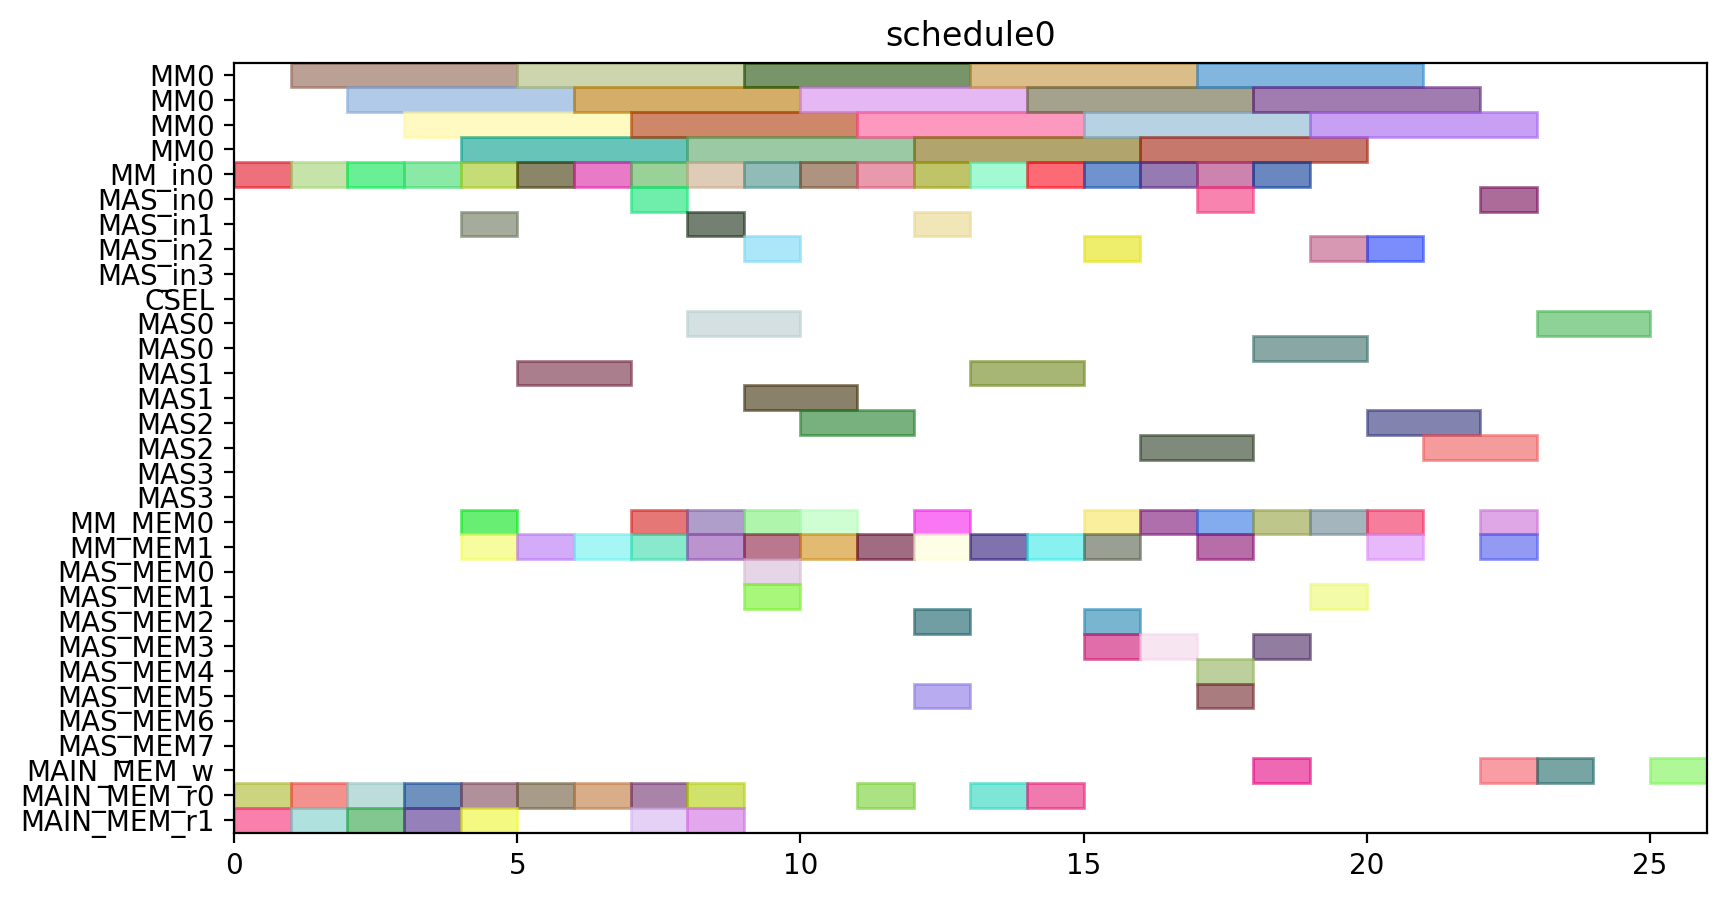

This figure's Python source:
from pyschedule import Scenario, solvers, plotters, alt


def solve():
	horizon = 120
	S = Scenario("schedule0", horizon=horizon)

	# resource
	MM = S.Resources('MM', num=1, size=4)
	MM_in = S.Resources('MM_in', num=1)
	MAS_in = S.Resources('MAS_in', num=4)
	CSEL = S.Resource('CSEL')
	MAS = S.Resources('MAS', num=4, size=2, periods=range(1, horizon))
	MM_MEM = S.Resources('MM_MEM', num=2)
	MAS_MEM = S.Resources('MAS_MEM', num=8)
	MAIN_MEM_w = S.Resource('MAIN_MEM_w', size=1)
	MAIN_MEM_r = S.Resources('MAIN_MEM_r', num=2)

	# result of previous scheduling

	# new tasks
	T1 = S.Task('T1', length=4, delay_cost=1)
	T1 += alt(MM)
	T1_in = S.Task('T1_in', length=1, delay_cost=1)
	T1_in += alt(MM_in)
	S += T1_in*MM_in[0]<=T1*MM[0]
	T1_mem0 = S.Task('T1_mem0', length=1, delay_cost=1)
	T1_mem0 += MAIN_MEM_r[0]
	S += T1_mem0 <= T1

	T1_mem1 = S.Task('T1_mem1', length=1, delay_cost=1)
	T1_mem1 += MAIN_MEM_r[1]
	S += T1_mem1 <= T1

	T2 = S.Task('T2', length=4, delay_cost=1)
	T2 += alt(MM)
	T2_in = S.Task('T2_in', length=1, delay_cost=1)
	T2_in += alt(MM_in)
	S += T2_in*MM_in[0]<=T2*MM[0]
	T2_mem0 = S.Task('T2_mem0', length=1, delay_cost=1)
	T2_mem0 += MAIN_MEM_r[0]
	S += T2_mem0 <= T2

	T2_mem1 = S.Task('T2_mem1', length=1, delay_cost=1)
	T2_mem1 += MAIN_MEM_r[1]
	S += T2_mem1 <= T2

	T3 = S.Task('T3', length=4, delay_cost=1)
	T3 += alt(MM)
	T3_in = S.Task('T3_in', length=1, delay_cost=1)
	T3_in += alt(MM_in)
	S += T3_in*MM_in[0]<=T3*MM[0]
	T3_mem0 = S.Task('T3_mem0', length=1, delay_cost=1)
	T3_mem0 += MAIN_MEM_r[0]
	S += T3_mem0 <= T3

	T3_mem1 = S.Task('T3_mem1', length=1, delay_cost=1)
	T3_mem1 += MAIN_MEM_r[1]
	S += T3_mem1 <= T3

	T4 = S.Task('T4', length=4, delay_cost=1)
	T4 += alt(MM)
	T4_in = S.Task('T4_in', length=1, delay_cost=1)
	T4_in += alt(MM_in)
	S += T4_in*MM_in[0]<=T4*MM[0]
	T4_mem0 = S.Task('T4_mem0', length=1, delay_cost=1)
	T4_mem0 += MAIN_MEM_r[0]
	S += T4_mem0 <= T4

	T4_mem1 = S.Task('T4_mem1', length=1, delay_cost=1)
	T4_mem1 += MAIN_MEM_r[1]
	S += T4_mem1 <= T4

	T5 = S.Task('T5', length=4, delay_cost=1)
	T5 += alt(MM)
	T5_in = S.Task('T5_in', length=1, delay_cost=1)
	T5_in += alt(MM_in)
	S += T5_in*MM_in[0]<=T5*MM[0]
	T5_mem0 = S.Task('T5_mem0', length=1, delay_cost=1)
	T5_mem0 += MAIN_MEM_r[0]
	S += T5_mem0 <= T5

	T5_mem1 = S.Task('T5_mem1', length=1, delay_cost=1)
	T5_mem1 += MAIN_MEM_r[1]
	S += T5_mem1 <= T5

	T6 = S.Task('T6', length=4, delay_cost=1)
	T6 += alt(MM)
	T6_in = S.Task('T6_in', length=1, delay_cost=1)
	T6_in += alt(MM_in)
	S += T6_in*MM_in[0]<=T6*MM[0]
	T6_mem0 = S.Task('T6_mem0', length=1, delay_cost=1)
	T6_mem0 += MAIN_MEM_r[0]
	S += T6_mem0 <= T6

	T6_mem1 = S.Task('T6_mem1', length=1, delay_cost=1)
	T6_mem1 += MAIN_MEM_r[1]
	S += T6_mem1 <= T6

	T7 = S.Task('T7', length=4, delay_cost=1)
	T7 += alt(MM)
	T7_in = S.Task('T7_in', length=1, delay_cost=1)
	T7_in += alt(MM_in)
	S += T7_in*MM_in[0]<=T7*MM[0]
	T7_mem0 = S.Task('T7_mem0', length=1, delay_cost=1)
	T7_mem0 += MAIN_MEM_r[0]
	S += T7_mem0 <= T7

	T7_mem1 = S.Task('T7_mem1', length=1, delay_cost=1)
	T7_mem1 += MAIN_MEM_r[1]
	S += T7_mem1 <= T7

	T8 = S.Task('T8', length=4, delay_cost=1)
	T8 += alt(MM)
	T8_in = S.Task('T8_in', length=1, delay_cost=1)
	T8_in += alt(MM_in)
	S += T8_in*MM_in[0]<=T8*MM[0]
	T8_mem0 = S.Task('T8_mem0', length=1, delay_cost=1)
	T8_mem0 += MAIN_MEM_r[0]
	S += T8_mem0 <= T8

	T8_mem1 = S.Task('T8_mem1', length=1, delay_cost=1)
	T8_mem1 += alt(MM_MEM)
	S += (T1*MM[0])-1 < T8_mem1*MM_MEM[1]
	S += T8_mem1 <= T8

	T9 = S.Task('T9', length=4, delay_cost=1)
	T9 += alt(MM)
	T9_in = S.Task('T9_in', length=1, delay_cost=1)
	T9_in += alt(MM_in)
	S += T9_in*MM_in[0]<=T9*MM[0]
	T9_mem0 = S.Task('T9_mem0', length=1, delay_cost=1)
	T9_mem0 += MAIN_MEM_r[0]
	S += T9_mem0 <= T9

	T9_mem1 = S.Task('T9_mem1', length=1, delay_cost=1)
	T9_mem1 += alt(MM_MEM)
	S += (T1*MM[0])-1 < T9_mem1*MM_MEM[1]
	S += T9_mem1 <= T9

	T10 = S.Task('T10', length=4, delay_cost=1)
	T10 += alt(MM)
	T10_in = S.Task('T10_in', length=1, delay_cost=1)
	T10_in += alt(MM_in)
	S += T10_in*MM_in[0]<=T10*MM[0]
	T10_mem0 = S.Task('T10_mem0', length=1, delay_cost=1)
	T10_mem0 += MAIN_MEM_r[0]
	S += T10_mem0 <= T10

	T10_mem1 = S.Task('T10_mem1', length=1, delay_cost=1)
	T10_mem1 += alt(MM_MEM)
	S += (T3*MM[0])-1 < T10_mem1*MM_MEM[1]
	S += T10_mem1 <= T10

	T11 = S.Task('T11', length=4, delay_cost=1)
	T11 += alt(MM)
	T11_in = S.Task('T11_in', length=1, delay_cost=1)
	T11_in += alt(MM_in)
	S += T11_in*MM_in[0]<=T11*MM[0]
	T11_mem0 = S.Task('T11_mem0', length=1, delay_cost=1)
	T11_mem0 += MAIN_MEM_r[0]
	S += T11_mem0 <= T11

	T11_mem1 = S.Task('T11_mem1', length=1, delay_cost=1)
	T11_mem1 += alt(MM_MEM)
	S += (T3*MM[0])-1 < T11_mem1*MM_MEM[1]
	S += T11_mem1 <= T11

	T12 = S.Task('T12', length=2, delay_cost=1)
	T12 += alt(MAS)
	T12_in = S.Task('T12_in', length=1, delay_cost=1)
	T12_in += alt(MAS_in)
	S += T12_in*MAS_in[0]<=T12*MAS[0]

	S += T12_in*MAS_in[1]<=T12*MAS[1]

	S += T12_in*MAS_in[2]<=T12*MAS[2]

	S += T12_in*MAS_in[3]<=T12*MAS[3]

	T12_mem0 = S.Task('T12_mem0', length=1, delay_cost=1)
	T12_mem0 += alt(MM_MEM)
	S += (T4*MM[0])-1 < T12_mem0*MM_MEM[0]
	S += T12_mem0 <= T12

	T12_mem1 = S.Task('T12_mem1', length=1, delay_cost=1)
	T12_mem1 += alt(MM_MEM)
	S += (T2*MM[0])-1 < T12_mem1*MM_MEM[1]
	S += T12_mem1 <= T12

	T13 = S.Task('T13', length=2, delay_cost=1)
	T13 += alt(MAS)
	T13_in = S.Task('T13_in', length=1, delay_cost=1)
	T13_in += alt(MAS_in)
	S += T13_in*MAS_in[0]<=T13*MAS[0]

	S += T13_in*MAS_in[1]<=T13*MAS[1]

	S += T13_in*MAS_in[2]<=T13*MAS[2]

	S += T13_in*MAS_in[3]<=T13*MAS[3]

	T13_mem0 = S.Task('T13_mem0', length=1, delay_cost=1)
	T13_mem0 += alt(MM_MEM)
	S += (T4*MM[0])-1 < T13_mem0*MM_MEM[0]
	S += T13_mem0 <= T13

	T13_mem1 = S.Task('T13_mem1', length=1, delay_cost=1)
	T13_mem1 += alt(MM_MEM)
	S += (T2*MM[0])-1 < T13_mem1*MM_MEM[1]
	S += T13_mem1 <= T13

	T15 = S.Task('T15', length=2, delay_cost=1)
	T15 += alt(MAS)
	T15_in = S.Task('T15_in', length=1, delay_cost=1)
	T15_in += alt(MAS_in)
	S += T15_in*MAS_in[0]<=T15*MAS[0]

	S += T15_in*MAS_in[1]<=T15*MAS[1]

	S += T15_in*MAS_in[2]<=T15*MAS[2]

	S += T15_in*MAS_in[3]<=T15*MAS[3]

	T15_mem0 = S.Task('T15_mem0', length=1, delay_cost=1)
	T15_mem0 += alt(MM_MEM)
	S += (T7*MM[0])-1 < T15_mem0*MM_MEM[0]
	S += T15_mem0 <= T15

	T15_mem1 = S.Task('T15_mem1', length=1, delay_cost=1)
	T15_mem1 += alt(MM_MEM)
	S += (T7*MM[0])-1 < T15_mem1*MM_MEM[1]
	S += T15_mem1 <= T15

	T14 = S.Task('T14', length=4, delay_cost=1)
	T14 += alt(MM)
	T14_in = S.Task('T14_in', length=1, delay_cost=1)
	T14_in += alt(MM_in)
	S += T14_in*MM_in[0]<=T14*MM[0]
	T14_mem0 = S.Task('T14_mem0', length=1, delay_cost=1)
	T14_mem0 += alt(MAS_MEM)
	S += (T13*MAS[0])-1 < T14_mem0*MAS_MEM[0]
	S += (T13*MAS[1])-1 < T14_mem0*MAS_MEM[2]
	S += (T13*MAS[2])-1 < T14_mem0*MAS_MEM[4]
	S += (T13*MAS[3])-1 < T14_mem0*MAS_MEM[6]
	S += T14_mem0 <= T14

	T14_mem1 = S.Task('T14_mem1', length=1, delay_cost=1)
	T14_mem1 += alt(MAS_MEM)
	S += (T13*MAS[0])-1 < T14_mem1*MAS_MEM[1]
	S += (T13*MAS[1])-1 < T14_mem1*MAS_MEM[3]
	S += (T13*MAS[2])-1 < T14_mem1*MAS_MEM[5]
	S += (T13*MAS[3])-1 < T14_mem1*MAS_MEM[7]
	S += T14_mem1 <= T14

	T16 = S.Task('T16', length=4, delay_cost=1)
	T16 += alt(MM)
	T16_in = S.Task('T16_in', length=1, delay_cost=1)
	T16_in += alt(MM_in)
	S += T16_in*MM_in[0]<=T16*MM[0]
	T16_mem0 = S.Task('T16_mem0', length=1, delay_cost=1)
	T16_mem0 += alt(MM_MEM)
	S += (T1*MM[0])-1 < T16_mem0*MM_MEM[0]
	S += T16_mem0 <= T16

	T16_mem1 = S.Task('T16_mem1', length=1, delay_cost=1)
	T16_mem1 += alt(MM_MEM)
	S += (T8*MM[0])-1 < T16_mem1*MM_MEM[1]
	S += T16_mem1 <= T16

	T17 = S.Task('T17', length=4, delay_cost=1)
	T17 += alt(MM)
	T17_in = S.Task('T17_in', length=1, delay_cost=1)
	T17_in += alt(MM_in)
	S += T17_in*MM_in[0]<=T17*MM[0]
	T17_mem0 = S.Task('T17_mem0', length=1, delay_cost=1)
	T17_mem0 += alt(MM_MEM)
	S += (T8*MM[0])-1 < T17_mem0*MM_MEM[0]
	S += T17_mem0 <= T17

	T17_mem1 = S.Task('T17_mem1', length=1, delay_cost=1)
	T17_mem1 += alt(MAS_MEM)
	S += (T15*MAS[0])-1 < T17_mem1*MAS_MEM[1]
	S += (T15*MAS[1])-1 < T17_mem1*MAS_MEM[3]
	S += (T15*MAS[2])-1 < T17_mem1*MAS_MEM[5]
	S += (T15*MAS[3])-1 < T17_mem1*MAS_MEM[7]
	S += T17_mem1 <= T17

	T18 = S.Task('T18', length=2, delay_cost=1)
	T18 += alt(MAS)
	T18_in = S.Task('T18_in', length=1, delay_cost=1)
	T18_in += alt(MAS_in)
	S += T18_in*MAS_in[0]<=T18*MAS[0]

	S += T18_in*MAS_in[1]<=T18*MAS[1]

	S += T18_in*MAS_in[2]<=T18*MAS[2]

	S += T18_in*MAS_in[3]<=T18*MAS[3]

	T18_mem0 = S.Task('T18_mem0', length=1, delay_cost=1)
	T18_mem0 += alt(MM_MEM)
	S += (T5*MM[0])-1 < T18_mem0*MM_MEM[0]
	S += T18_mem0 <= T18

	T18_mem1 = S.Task('T18_mem1', length=1, delay_cost=1)
	T18_mem1 += alt(MM_MEM)
	S += (T9*MM[0])-1 < T18_mem1*MM_MEM[1]
	S += T18_mem1 <= T18

	T19 = S.Task('T19', length=2, delay_cost=1)
	T19 += alt(MAS)
	T19_in = S.Task('T19_in', length=1, delay_cost=1)
	T19_in += alt(MAS_in)
	S += T19_in*MAS_in[0]<=T19*MAS[0]

	S += T19_in*MAS_in[1]<=T19*MAS[1]

	S += T19_in*MAS_in[2]<=T19*MAS[2]

	S += T19_in*MAS_in[3]<=T19*MAS[3]

	T19_mem0 = S.Task('T19_mem0', length=1, delay_cost=1)
	T19_mem0 += alt(MM_MEM)
	S += (T5*MM[0])-1 < T19_mem0*MM_MEM[0]
	S += T19_mem0 <= T19

	T19_mem1 = S.Task('T19_mem1', length=1, delay_cost=1)
	T19_mem1 += alt(MM_MEM)
	S += (T9*MM[0])-1 < T19_mem1*MM_MEM[1]
	S += T19_mem1 <= T19

	T21 = S.Task('T21', length=2, delay_cost=1)
	T21 += alt(MAS)
	T21_in = S.Task('T21_in', length=1, delay_cost=1)
	T21_in += alt(MAS_in)
	S += T21_in*MAS_in[0]<=T21*MAS[0]

	S += T21_in*MAS_in[1]<=T21*MAS[1]

	S += T21_in*MAS_in[2]<=T21*MAS[2]

	S += T21_in*MAS_in[3]<=T21*MAS[3]

	T21_mem0 = S.Task('T21_mem0', length=1, delay_cost=1)
	T21_mem0 += alt(MM_MEM)
	S += (T6*MM[0])-1 < T21_mem0*MM_MEM[0]
	S += T21_mem0 <= T21

	T21_mem1 = S.Task('T21_mem1', length=1, delay_cost=1)
	T21_mem1 += alt(MM_MEM)
	S += (T10*MM[0])-1 < T21_mem1*MM_MEM[1]
	S += T21_mem1 <= T21

	T24 = S.Task('T24', length=4, delay_cost=1)
	T24 += alt(MM)
	T24_in = S.Task('T24_in', length=1, delay_cost=1)
	T24_in += alt(MM_in)
	S += T24_in*MM_in[0]<=T24*MM[0]
	T24_mem0 = S.Task('T24_mem0', length=1, delay_cost=1)
	T24_mem0 += alt(MM_MEM)
	S += (T11*MM[0])-1 < T24_mem0*MM_MEM[0]
	S += T24_mem0 <= T24

	T24_mem1 = S.Task('T24_mem1', length=1, delay_cost=1)
	T24_mem1 += alt(MAS_MEM)
	S += (T12*MAS[0])-1 < T24_mem1*MAS_MEM[1]
	S += (T12*MAS[1])-1 < T24_mem1*MAS_MEM[3]
	S += (T12*MAS[2])-1 < T24_mem1*MAS_MEM[5]
	S += (T12*MAS[3])-1 < T24_mem1*MAS_MEM[7]
	S += T24_mem1 <= T24

	T20 = S.Task('T20', length=4, delay_cost=1)
	T20 += alt(MM)
	T20_in = S.Task('T20_in', length=1, delay_cost=1)
	T20_in += alt(MM_in)
	S += T20_in*MM_in[0]<=T20*MM[0]
	T20_mem0 = S.Task('T20_mem0', length=1, delay_cost=1)
	T20_mem0 += alt(MAS_MEM)
	S += (T15*MAS[0])-1 < T20_mem0*MAS_MEM[0]
	S += (T15*MAS[1])-1 < T20_mem0*MAS_MEM[2]
	S += (T15*MAS[2])-1 < T20_mem0*MAS_MEM[4]
	S += (T15*MAS[3])-1 < T20_mem0*MAS_MEM[6]
	S += T20_mem0 <= T20

	T20_mem1 = S.Task('T20_mem1', length=1, delay_cost=1)
	T20_mem1 += alt(MAS_MEM)
	S += (T18*MAS[0])-1 < T20_mem1*MAS_MEM[1]
	S += (T18*MAS[1])-1 < T20_mem1*MAS_MEM[3]
	S += (T18*MAS[2])-1 < T20_mem1*MAS_MEM[5]
	S += (T18*MAS[3])-1 < T20_mem1*MAS_MEM[7]
	S += T20_mem1 <= T20

	T22 = S.Task('T22', length=4, delay_cost=1)
	T22 += alt(MM)
	T22_in = S.Task('T22_in', length=1, delay_cost=1)
	T22_in += alt(MM_in)
	S += T22_in*MM_in[0]<=T22*MM[0]
	T22_mem0 = S.Task('T22_mem0', length=1, delay_cost=1)
	T22_mem0 += alt(MAS_MEM)
	S += (T21*MAS[0])-1 < T22_mem0*MAS_MEM[0]
	S += (T21*MAS[1])-1 < T22_mem0*MAS_MEM[2]
	S += (T21*MAS[2])-1 < T22_mem0*MAS_MEM[4]
	S += (T21*MAS[3])-1 < T22_mem0*MAS_MEM[6]
	S += T22_mem0 <= T22

	T22_mem1 = S.Task('T22_mem1', length=1, delay_cost=1)
	T22_mem1 += alt(MAS_MEM)
	S += (T21*MAS[0])-1 < T22_mem1*MAS_MEM[1]
	S += (T21*MAS[1])-1 < T22_mem1*MAS_MEM[3]
	S += (T21*MAS[2])-1 < T22_mem1*MAS_MEM[5]
	S += (T21*MAS[3])-1 < T22_mem1*MAS_MEM[7]
	S += T22_mem1 <= T22

	T23 = S.Task('T23', length=4, delay_cost=1)
	T23 += alt(MM)
	T23_in = S.Task('T23_in', length=1, delay_cost=1)
	T23_in += alt(MM_in)
	S += T23_in*MM_in[0]<=T23*MM[0]
	T23_mem0 = S.Task('T23_mem0', length=1, delay_cost=1)
	T23_mem0 += alt(MAS_MEM)
	S += (T19*MAS[0])-1 < T23_mem0*MAS_MEM[0]
	S += (T19*MAS[1])-1 < T23_mem0*MAS_MEM[2]
	S += (T19*MAS[2])-1 < T23_mem0*MAS_MEM[4]
	S += (T19*MAS[3])-1 < T23_mem0*MAS_MEM[6]
	S += T23_mem0 <= T23

	T23_mem1 = S.Task('T23_mem1', length=1, delay_cost=1)
	T23_mem1 += alt(MAS_MEM)
	S += (T19*MAS[0])-1 < T23_mem1*MAS_MEM[1]
	S += (T19*MAS[1])-1 < T23_mem1*MAS_MEM[3]
	S += (T19*MAS[2])-1 < T23_mem1*MAS_MEM[5]
	S += (T19*MAS[3])-1 < T23_mem1*MAS_MEM[7]
	S += T23_mem1 <= T23

	Z2_new = S.Task('Z2_new', length=4, delay_cost=1)
	Z2_new += alt(MM)
	Z2_new_in = S.Task('Z2_new_in', length=1, delay_cost=1)
	Z2_new_in += alt(MM_in)
	S += Z2_new_in*MM_in[0]<=Z2_new*MM[0]
	S += 0<Z2_new

	Z2_new_w = S.Task('Z2_new_w', length=1, delay_cost=1)
	Z2_new_w += alt(MAIN_MEM_w)
	S += Z2_new <= Z2_new_w

	Z2_new_mem0 = S.Task('Z2_new_mem0', length=1, delay_cost=1)
	Z2_new_mem0 += MAIN_MEM_r[0]
	S += Z2_new_mem0 <= Z2_new

	Z2_new_mem1 = S.Task('Z2_new_mem1', length=1, delay_cost=1)
	Z2_new_mem1 += alt(MM_MEM)
	S += (T14*MM[0])-1 < Z2_new_mem1*MM_MEM[1]
	S += Z2_new_mem1 <= Z2_new

	T25 = S.Task('T25', length=2, delay_cost=1)
	T25 += alt(MAS)
	T25_in = S.Task('T25_in', length=1, delay_cost=1)
	T25_in += alt(MAS_in)
	S += T25_in*MAS_in[0]<=T25*MAS[0]

	S += T25_in*MAS_in[1]<=T25*MAS[1]

	S += T25_in*MAS_in[2]<=T25*MAS[2]

	S += T25_in*MAS_in[3]<=T25*MAS[3]

	T25_mem0 = S.Task('T25_mem0', length=1, delay_cost=1)
	T25_mem0 += alt(MM_MEM)
	S += (T20*MM[0])-1 < T25_mem0*MM_MEM[0]
	S += T25_mem0 <= T25

	T25_mem1 = S.Task('T25_mem1', length=1, delay_cost=1)
	T25_mem1 += alt(MM_MEM)
	S += (T20*MM[0])-1 < T25_mem1*MM_MEM[1]
	S += T25_mem1 <= T25

	X2_new = S.Task('X2_new', length=2, delay_cost=1)
	X2_new += alt(MAS)
	X2_new_in = S.Task('X2_new_in', length=1, delay_cost=1)
	X2_new_in += alt(MAS_in)
	S += X2_new_in*MAS_in[0]<=X2_new*MAS[0]

	S += X2_new_in*MAS_in[1]<=X2_new*MAS[1]

	S += X2_new_in*MAS_in[2]<=X2_new*MAS[2]

	S += X2_new_in*MAS_in[3]<=X2_new*MAS[3]

	S += 0<X2_new

	X2_new_w = S.Task('X2_new_w', length=1, delay_cost=1)
	X2_new_w += alt(MAIN_MEM_w)
	S += X2_new <= X2_new_w

	X2_new_mem0 = S.Task('X2_new_mem0', length=1, delay_cost=1)
	X2_new_mem0 += alt(MM_MEM)
	S += (T22*MM[0])-1 < X2_new_mem0*MM_MEM[0]
	S += X2_new_mem0 <= X2_new

	X2_new_mem1 = S.Task('X2_new_mem1', length=1, delay_cost=1)
	X2_new_mem1 += alt(MM_MEM)
	S += (T24*MM[0])-1 < X2_new_mem1*MM_MEM[1]
	S += X2_new_mem1 <= X2_new

	X1_new = S.Task('X1_new', length=2, delay_cost=1)
	X1_new += alt(MAS)
	X1_new_in = S.Task('X1_new_in', length=1, delay_cost=1)
	X1_new_in += alt(MAS_in)
	S += X1_new_in*MAS_in[0]<=X1_new*MAS[0]

	S += X1_new_in*MAS_in[1]<=X1_new*MAS[1]

	S += X1_new_in*MAS_in[2]<=X1_new*MAS[2]

	S += X1_new_in*MAS_in[3]<=X1_new*MAS[3]

	S += 0<X1_new

	X1_new_w = S.Task('X1_new_w', length=1, delay_cost=1)
	X1_new_w += alt(MAIN_MEM_w)
	S += X1_new <= X1_new_w

	X1_new_mem0 = S.Task('X1_new_mem0', length=1, delay_cost=1)
	X1_new_mem0 += alt(MM_MEM)
	S += (T23*MM[0])-1 < X1_new_mem0*MM_MEM[0]
	S += X1_new_mem0 <= X1_new

	X1_new_mem1 = S.Task('X1_new_mem1', length=1, delay_cost=1)
	X1_new_mem1 += alt(MM_MEM)
	S += (T17*MM[0])-1 < X1_new_mem1*MM_MEM[1]
	S += X1_new_mem1 <= X1_new

	Z1_new = S.Task('Z1_new', length=2, delay_cost=1)
	Z1_new += alt(MAS)
	Z1_new_in = S.Task('Z1_new_in', length=1, delay_cost=1)
	Z1_new_in += alt(MAS_in)
	S += Z1_new_in*MAS_in[0]<=Z1_new*MAS[0]

	S += Z1_new_in*MAS_in[1]<=Z1_new*MAS[1]

	S += Z1_new_in*MAS_in[2]<=Z1_new*MAS[2]

	S += Z1_new_in*MAS_in[3]<=Z1_new*MAS[3]

	S += 0<Z1_new

	Z1_new_w = S.Task('Z1_new_w', length=1, delay_cost=1)
	Z1_new_w += alt(MAIN_MEM_w)
	S += Z1_new <= Z1_new_w

	Z1_new_mem0 = S.Task('Z1_new_mem0', length=1, delay_cost=1)
	Z1_new_mem0 += alt(MM_MEM)
	S += (T16*MM[0])-1 < Z1_new_mem0*MM_MEM[0]
	S += Z1_new_mem0 <= Z1_new

	Z1_new_mem1 = S.Task('Z1_new_mem1', length=1, delay_cost=1)
	Z1_new_mem1 += alt(MAS_MEM)
	S += (T25*MAS[0])-1 < Z1_new_mem1*MAS_MEM[1]
	S += (T25*MAS[1])-1 < Z1_new_mem1*MAS_MEM[3]
	S += (T25*MAS[2])-1 < Z1_new_mem1*MAS_MEM[5]
	S += (T25*MAS[3])-1 < Z1_new_mem1*MAS_MEM[7]
	S += Z1_new_mem1 <= Z1_new

	solvers.mip.solve(S,msg=1,kind='CPLEX',ratio_gap=1.01)

	solution = [['hoge']*len(S.solution()[1]) for i in range(len(S.solution()))]
	for i in range(len(S.solution())):
		for j in range(len(S.solution()[i])):
			solution[i][j]=str(S.solution()[i][j])
	print(solution)

	cycles = int(solution[-1][3])

	pic_file_name = "/home/mfukuda/ABE/multiRAM_multiMAS_16mux/scheduling_result/stage4MM1_stage2MAS4/EP_LADDERMUL/schedule0.png"
	if(S.solution() != []):
		plotters.matplotlib.plot(S,img_filename=pic_file_name, show_task_labels=False, fig_size=(cycles*0.25+3, 5))

	return solution
